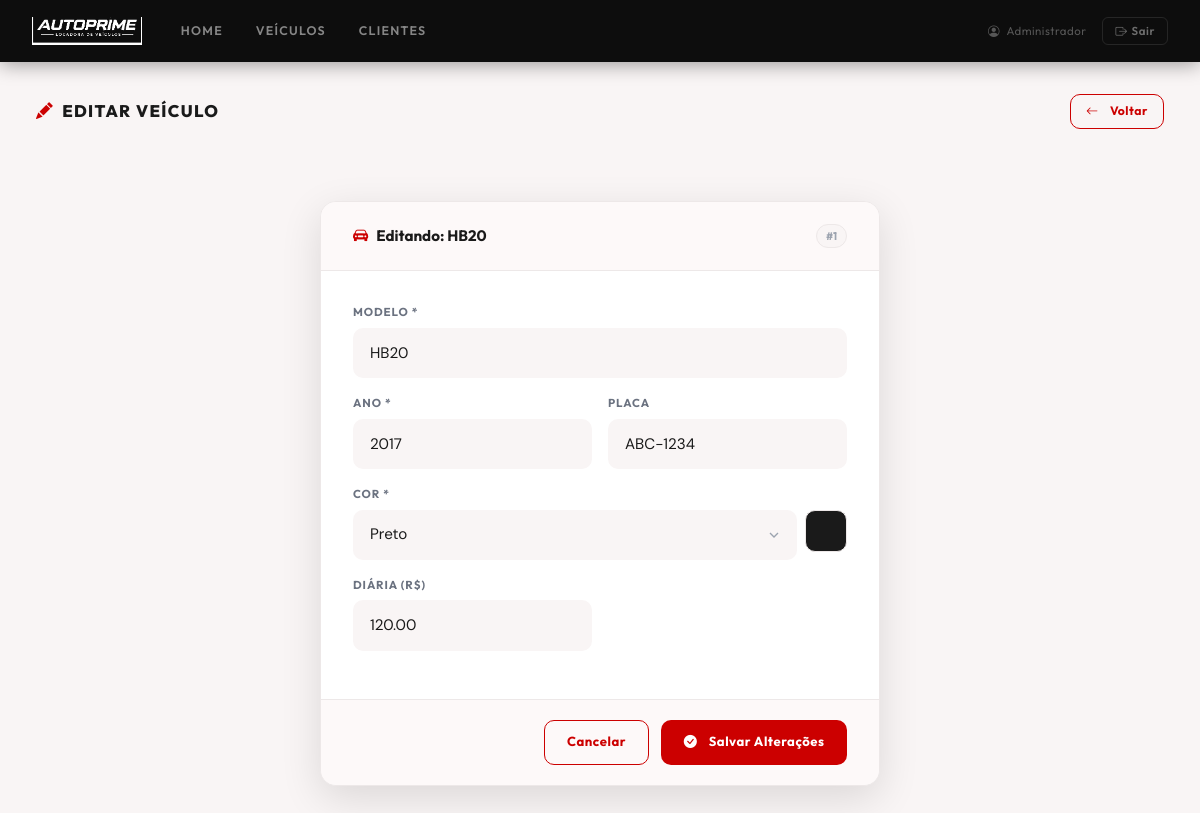
The page /editar_veiculo.php?id=1 (signed in) on the database its author committed.
### tables this page shows
CREATE TABLE IF NOT EXISTS veiculos (
  id             INT AUTO_INCREMENT PRIMARY KEY,
  modelo         VARCHAR(100) NOT NULL,
  ano            YEAR         NOT NULL,
  cor            VARCHAR(60)  NOT NULL,
  cor_hex        VARCHAR(7)   DEFAULT '#cccccc',
  placa          VARCHAR(10)  DEFAULT NULL,
  diaria         DECIMAL(10,2) DEFAULT 120.00,
  status         ENUM('disponivel','alugado','manutencao') NOT NULL DEFAULT 'disponivel',
  cliente_id     INT          DEFAULT NULL,
  data_inicio    DATE         DEFAULT NULL,
  data_devolucao DATE         DEFAULT NULL,
  criado_em      TIMESTAMP DEFAULT CURRENT_TIMESTAMP,
  CONSTRAINT fk_veiculo_cliente
    FOREIGN KEY (cliente_id) REFERENCES clientes(id)
    ON DELETE SET NULL ON UPDATE CASCADE
);

### editar_veiculo.php (the view, shortened to what this page needs)
<?php
require_once __DIR__ . '/includes/conexao.php';
require_once __DIR__ . '/includes/header.php';
$id = (int)($_GET['id'] ?? 0);
$stmt = $pdo->prepare("SELECT * FROM veiculos WHERE id=? LIMIT 1");
$stmt->execute([$id]);
$v = $stmt->fetch();
$cores_hex = [
    'Preto'    => '#1a1a1a',
    'Branco'   => '#f9fafb',
    'Prata'    => '#9ca3af',
    'Cinza'    => '#6b7280',
    'Vermelho' => '#dc2626',
    'Azul'     => '#1d4ed8',
    'Amarelo'  => '#fbbf24',
    'Verde'    => '#16a34a',
    'Laranja'  => '#f97316',
    'Marrom'   => '#92400e',
    'Bege'     => '#d6cfb0',
    'Vinho'    => '#7f1d1d',
    'Outra'    => '#cccccc',
];
?>
<div class="ap-page" style="padding-bottom:.5rem;">
  <div class="ap-section-header">
    <h1 class="ap-section-title">
      <i class="bi bi-pencil-fill me-2" style="color:var(--ap-red);"></i>Editar Veículo
    </h1>
    <a href="exibir_veiculo.php?id=<?= $id ?>" class="ap-btn ap-btn-outline ap-btn-sm">
      <i class="bi bi-arrow-left me-1"></i>Voltar
    </a>
  </div>
</div>
<div class="ap-modal-page">
  <div class="ap-form-card">
    <div class="ap-form-card-header">
      <div class="ap-form-card-title">
        <i class="bi bi-car-front-fill" style="color:var(--ap-red);"></i>
        Editando: <?= htmlspecialchars($v['modelo']) ?>
      </div>
      <span class="ap-id-badge">#<?= $v['id'] ?></span>
    </div>
    <div class="ap-form-card-body">
      <form method="POST" novalidate id="form-editar-veiculo">
        <div class="mb-3">
          <label class="ap-label" for="modelo">Modelo *</label>
          <input type="text" name="modelo" id="modelo" class="ap-input"
            placeholder="Ex: HB20, Corolla..."
            value="<?= htmlspecialchars($v['modelo']) ?>" required>
        </div>
        <div class="row g-3 mb-3">
          <div class="col-6">
            <label class="ap-label" for="ano">Ano *</label>
            <input type="number" name="ano" id="ano" class="ap-input"
              value="<?= htmlspecialchars($v['ano']) ?>"
              min="1900" max="<?= date('Y') + 1 ?>" required>
          </div>
          <div class="col-6">
            <label class="ap-label" for="placa">Placa</label>
            <input type="text" name="placa" id="placa" class="ap-input"
              placeholder="ABC-1234"
              value="<?= htmlspecialchars($v['placa'] ?? '') ?>"
              maxlength="10">
          </div>
        </div>
        <div class="mb-3">
          <label class="ap-label" for="cor">Cor *</label>
          <div class="d-flex gap-2">
            <select name="cor" id="cor" class="ap-select" onchange="atualizarCor(this)" required style="flex:1;">
              <?php foreach ($cores_hex as $nome => $hex): ?>
                <option value="<?= $nome ?>"
                  data-hex="<?= $hex ?>"
                  <?= ($v['cor'] === $nome) ? 'selected' : '' ?>>
                  <?= $nome ?>
                </option>
              <?php endforeach; ?>
            </select>
            <div id="cor-preview"
              style="width:42px;height:42px;border-radius:var(--ap-radius);
                     border:1.5px solid var(--ap-border);
                     background:<?= htmlspecialchars($v['cor_hex'] ?? '#f9f5f5') ?>;
                     flex-shrink:0;transition:background .2s;">
            </div>
          </div>
        </div>
        <div class="row g-3 mb-3">
          <div class="col-6">
            <label class="ap-label" for="diaria">Diária (R$)</label>
            <input type="number" name="diaria" id="diaria" class="ap-input"
              placeholder="120,00"
              value="<?= htmlspecialchars($v['diaria'] ?? '') ?>"
              min="0" step="0.01">
          </div>
        </div>
      </form>
    </div>
    <div class="ap-form-card-footer">
      <a href="exibir_veiculo.php?id=<?= $id ?>" class="ap-btn ap-btn-outline">Cancelar</a>
      <button type="submit" form="form-editar-veiculo" class="ap-btn ap-btn-red">
        <i class="bi bi-check-circle-fill me-1"></i>Salvar Alterações
      </button>
    </div>
  </div>
</div>
<?php require_once __DIR__ . '/includes/footer.php'; ?>

### assets/css/autoprime.css (style rules this page uses)
:root { --ap-red: #cc0000; --ap-red-dark: #990000; --ap-red-light: #e63333; --ap-red-soft: rgba(204,0,0,.08); --ap-red-mid: rgba(204,0,0,.18); --ap-black: #0d0d0d; --ap-dark: #1a1a1a; --ap-gray: #6b7280; --ap-gray-lt: #9ca3af; --ap-border: #ede8e8; --ap-bg: #f9f5f5; --ap-bg-soft: #fdf9f9; --ap-white: #ffffff; --ap-green: #16a34a; --ap-amber: #d97706; --ap-radius: 10px; --ap-radius-lg: 16px; --ap-shadow: 0 4px 20px rgba(0,0,0,.07), 0 1px 4px rgba(0,0,0,.04); --ap-shadow-lg: 0 12px 40px rgba(0,0,0,.12); }
*, *::before, *::after { box-sizing: border-box; }
html { scroll-behavior: smooth; }
body { font-family: 'DM Sans', sans-serif; background: var(--ap-bg); color: var(--ap-dark); min-height: 100vh; }
h1,h2,h3,h4,h5,h6 { font-family: 'Outfit', sans-serif; }
.ap-label { font-family: 'Outfit', sans-serif; font-size: .72rem; font-weight: 700; letter-spacing: .08em; text-transform: uppercase; color: var(--ap-gray); margin-bottom: .45rem; display: block; }
.ap-input, .ap-select { width: 100%; padding: .8rem 1rem; background: var(--ap-bg); border: 1.5px solid transparent; border-radius: var(--ap-radius); font-family: 'DM Sans', sans-serif; font-size: .95rem; color: var(--ap-dark); transition: all .2s; outline: none; }
.ap-input::placeholder { color: var(--ap-gray-lt); }
.ap-select { appearance: none; padding-right: 2.5rem; background-repeat: no-repeat; background-position: right .85rem center; cursor: pointer; }
.ap-btn { display: inline-flex; align-items: center; justify-content: center; gap: .45rem; padding: .72rem 1.4rem; border-radius: var(--ap-radius); font-family: 'Outfit', sans-serif; font-size: .82rem; font-weight: 700; letter-spacing: .04em; cursor: pointer; border: none; text-decoration: none; transition: all .2s; white-space: nowrap; }
.ap-btn-red { background: var(--ap-red); color: #fff; }
.ap-btn-outline { background: transparent; color: var(--ap-red); border: 1.5px solid var(--ap-red); }
.ap-btn-sm { padding: .45rem .95rem; font-size: .76rem; }
.ap-page { padding: 2rem 2.25rem; max-width: 1280px; margin: 0 auto; }
.ap-section-header { display: flex; align-items: center; justify-content: space-between; margin-bottom: 1.5rem; }
.ap-section-title { font-family: 'Outfit', sans-serif; font-size: 1.05rem; font-weight: 800; letter-spacing: .08em; text-transform: uppercase; color: var(--ap-dark); margin: 0; }
.ap-id-badge { font-family: 'Outfit', sans-serif; font-size: .68rem; font-weight: 700; color: var(--ap-gray-lt); background: var(--ap-bg); padding: .18rem .55rem; border-radius: 99px; border: 1px solid var(--ap-border); }
.ap-form-card { background: var(--ap-white); border-radius: var(--ap-radius-lg); box-shadow: var(--ap-shadow-lg); border: 1.5px solid var(--ap-border); overflow: hidden; max-width: 580px; }
.ap-form-card-header { padding: 1.4rem 2rem; border-bottom: 1px solid var(--ap-border); display: flex; align-items: center; justify-content: space-between; background: var(--ap-bg-soft); }
.ap-form-card-title { font-family: 'Outfit', sans-serif; font-size: .95rem; font-weight: 700; color: var(--ap-dark); display: flex; align-items: center; gap: .5rem; }
.ap-form-card-body { padding: 2rem; }
.ap-form-card-footer { padding: 1.25rem 2rem; border-top: 1px solid var(--ap-border); display: flex; justify-content: flex-end; gap: .75rem; background: var(--ap-bg-soft); }
.ap-modal-page { min-height: calc(100vh - 62px); display: flex; align-items: flex-start; justify-content: center; padding: 2.5rem 1.5rem; }
.ap-modal-page .ap-form-card { width: 100%; max-width: 560px; animation: apSlideUp .35s ease; }

### rows shown on the page
veiculos: modelo "HB20", id "1", ano "2017", placa "ABC-1234", cor "Preto", diaria "120.00"

### other values the page prints
$_SESSION['usuario_nome'] "Administrador"
